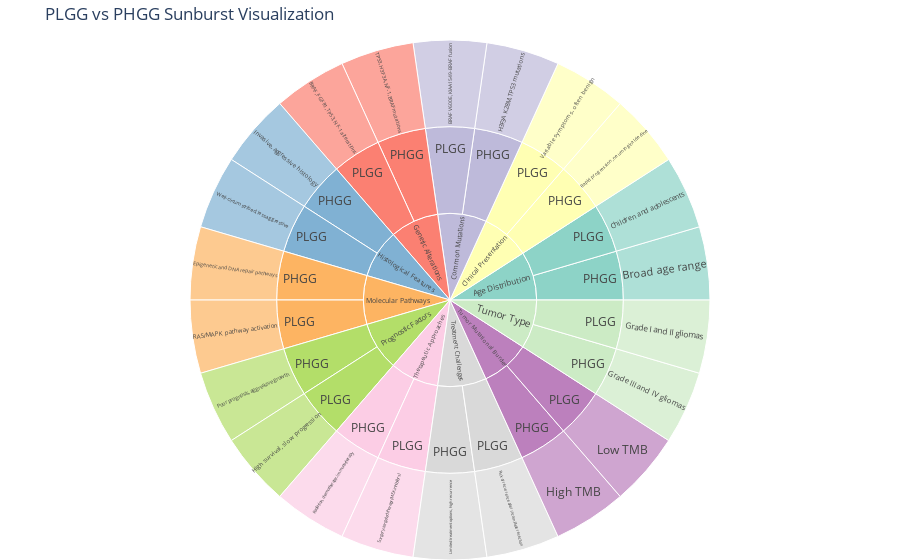

Notebook source saved alongside this figure:
### Code cell
import plotly.express as px
# file- PLGG_vs_PHGG_Comparison
# Transform data for sunburst visualization
sunburst_data = []
for _, row in df.iterrows():
    sunburst_data.append([row['Category'], "PLGG", row['PLGG (Pediatric Low-Grade Glioma)']])
    sunburst_data.append([row['Category'], "PHGG", row['PHGG (Pediatric High-Grade Glioma)']])

sunburst_df = pd.DataFrame(sunburst_data, columns=["Category", "Type", "Value"])

fig = px.sunburst(sunburst_df, path=["Category", "Type", "Value"], 
                  title="PLGG vs PHGG Sunburst Visualization",
                  color_discrete_sequence=px.colors.qualitative.Set3)

fig.update_layout(margin=dict(t=40, l=0, r=0, b=0))
fig.show()

### Figure 1 — Plotly figure (JSON) as saved in the notebook; plotly's stock layout.template omitted (floating-point values rounded to 4 significant figures)
{"data": [{"branchvalues": "total", "domain": {"x": [0, 1], "y": [0, 1]}, "hovertemplate": "labels=%{label}<br>count=%{value}<br>parent=%{parent}<br>id=%{id}<extra></extra>", "ids": ["Common Mutations/PLGG/BRAF V600E, KIAA1549-BRAF fusion", "Genetic Alterations/PLGG/BRAF, FGFR1, TP53, NF-1 alterations", "Age Distribution/PHGG/Broad age range", "Age Distribution/PLGG/Children and adolescents", "Molecular Pathways/PHGG/Epigenetic and DNA repair pathways", "Tumor Type/PLGG/Grade I and II gliomas", "Tumor Type/PHGG/Grade III and IV gliomas", "Common Mutations/PHGG/H3F3A K28M, TP53 mutations", "Tumor Mutational Burden/PHGG/High TMB", "Prognostic Factors/PLGG/High survival, slow progression", "Histological Features/PHGG/Invasive, aggressive histology", "Treatment Challenges/PHGG/Limited treatment options, high recurrence", "Tumor Mutational Burden/PLGG/Low TMB", "Prognostic Factors/PHGG/Poor prognosis, aggressive growth", "Molecular Pathways/PLGG/RAS/MAPK pathway activation", "Therapeutic Approaches/PHGG/Radiation, chemotherapy, immunotherapy", "Clinical Presentation/PHGG/Rapid progression, neurological decline", "Treatment Challenges/PLGG/Risk of recurrence after incomplete resection", "Therapeutic Approaches/PLGG/Surgery, targeted therapy (MEK inhibitors)", "Genetic Alterations/PHGG/TP53, H3F3A, NF-1, BRAF mutations", "Clinical Presentation/PLGG/Variable symptoms, often benign", "Histological Features/PLGG/Well-circumscribed, less aggressive", "Age Distribution/PHGG", "Clinical Presentation/PHGG", "Common Mutations/PHGG", "Genetic Alterations/PHGG", "Histological Features/PHGG", "Molecular Pathways/PHGG", "Prognostic Factors/PHGG", "Therapeutic Approaches/PHGG", "Treatment Challenges/PHGG", "Tumor Mutational Burden/PHGG", "Tumor Type/PHGG", "Age Distribution/PLGG", "Clinical Presentation/PLGG", "Common Mutations/PLGG", "Genetic Alterations/PLGG", "Histological Features/PLGG", "Molecular Pathways/PLGG", "Prognostic Factors/PLGG", "Therapeutic Approaches/PLGG", "Treatment Challenges/PLGG", "Tumor Mutational Burden/PLGG", "Tumor Type/PLGG", "Age Distribution", "Clinical Presentation", "Common Mutations", "Genetic Alterations", "Histological Features", "Molecular Pathways", "Prognostic Factors", "Therapeutic Approaches", "Treatment Challenges", "Tumor Mutational Burden", "Tumor Type"], "labels": ["BRAF V600E, KIAA1549-BRAF fusion", "BRAF, FGFR1, TP53, NF-1 alterations", "Broad age range", "Children and adolescents", "Epigenetic and DNA repair pathways", "Grade I and II gliomas", "Grade III and IV gliomas", "H3F3A K28M, TP53 mutations", "High TMB", "High survival, slow progression", "Invasive, aggressive histology", "Limited treatment options, high recurrence", "Low TMB", "Poor prognosis, aggressive growth", "RAS/MAPK pathway activation", "Radiation, chemotherapy, immunotherapy", "Rapid progression, neurological decline", "Risk of recurrence after incomplete resection", "Surgery, targeted therapy (MEK inhibitors)", "TP53, H3F3A, NF-1, BRAF mutations", "Variable symptoms, often benign", "Well-circumscribed, less aggressive", "PHGG", "PHGG", "PHGG", "PHGG", "PHGG", "PHGG", "PHGG", "PHGG", "PHGG", "PHGG", "PHGG", "PLGG", "PLGG", "PLGG", "PLGG", "PLGG", "PLGG", "PLGG", "PLGG", "PLGG", "PLGG", "PLGG", "Age Distribution", "Clinical Presentation", "Common Mutations", "Genetic Alterations", "Histological Features", "Molecular Pathways", "Prognostic Factors", "Therapeutic Approaches", "Treatment Challenges", "Tumor Mutational Burden", "Tumor Type"], "name": "", "parents": ["Common Mutations/PLGG", "Genetic Alterations/PLGG", "Age Distribution/PHGG", "Age Distribution/PLGG", "Molecular Pathways/PHGG", "Tumor Type/PLGG", "Tumor Type/PHGG", "Common Mutations/PHGG", "Tumor Mutational Burden/PHGG", "Prognostic Factors/PLGG", "Histological Features/PHGG", "Treatment Challenges/PHGG", "Tumor Mutational Burden/PLGG", "Prognostic Factors/PHGG", "Molecular Pathways/PLGG", "Therapeutic Approaches/PHGG", "Clinical Presentation/PHGG", "Treatment Challenges/PLGG", "Therapeutic Approaches/PLGG", "Genetic Alterations/PHGG", "Clinical Presentation/PLGG", "Histological Features/PLGG", "Age Distribution", "Clinical Presentation", "Common Mutations", "Genetic Alterations", "Histological Features", "Molecular Pathways", "Prognostic Factors", "Therapeutic Approaches", "Treatment Challenges", "Tumor Mutational Burden", "Tumor Type", "Age Distribution", "Clinical Presentation", "Common Mutations", "Genetic Alterations", "Histological Features", "Molecular Pathways", "Prognostic Factors", "Therapeutic Approaches", "Treatment Challenges", "Tumor Mutational Burden", "Tumor Type", "", "", "", "", "", "", "", "", "", "", ""], "type": "sunburst", "values": [1, 1, 1, 1, 1, 1, 1, 1, 1, 1, 1, 1, 1, 1, 1, 1, 1, 1, 1, 1, 1, 1, 1, 1, 1, 1, 1, 1, 1, 1, 1, 1, 1, 1, 1, 1, 1, 1, 1, 1, 1, 1, 1, 1, 2, 2, 2, 2, 2, 2, 2, 2, 2, 2, 2]}], "layout": {"legend": {"tracegroupgap": 0}, "margin": {"b": 0, "l": 0, "r": 0, "t": 40}, "sunburstcolorway": ["rgb(141,211,199)", "rgb(255,255,179)", "rgb(190,186,218)", "rgb(251,128,114)", "rgb(128,177,211)", "rgb(253,180,98)", "rgb(179,222,105)", "rgb(252,205,229)", "rgb(217,217,217)", "rgb(188,128,189)", "rgb(204,235,197)", "rgb(255,237,111)"], "title": {"text": "PLGG vs PHGG Sunburst Visualization"}}}
